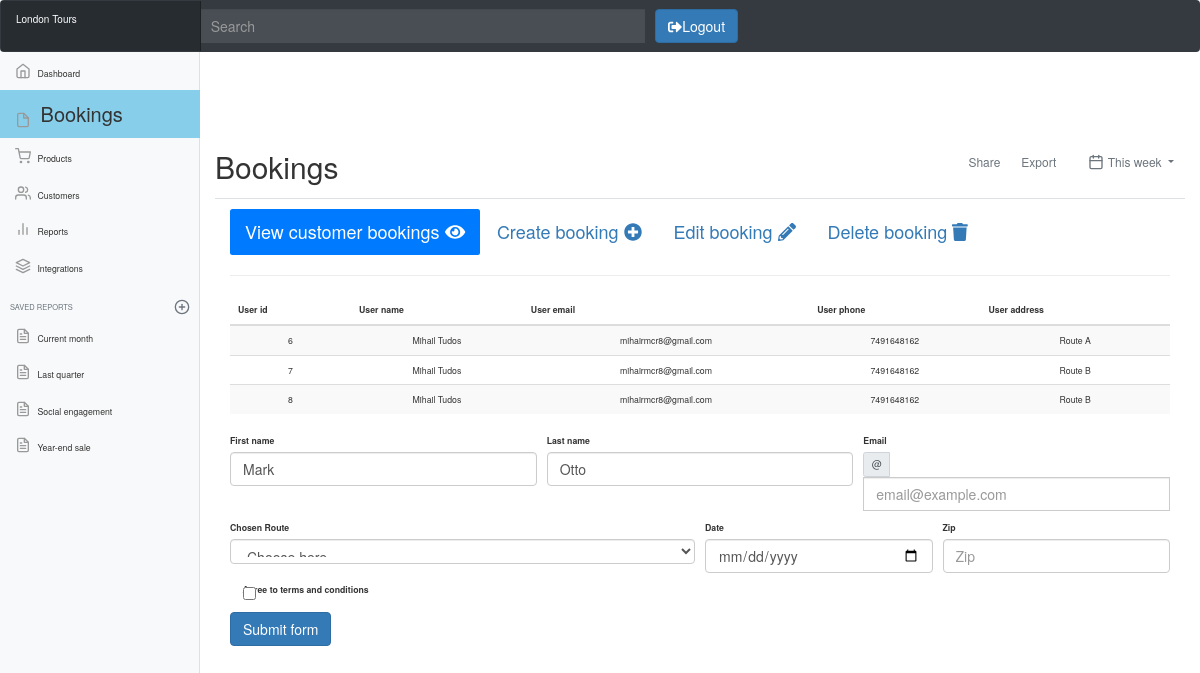
Page /admin/bookings.php on the committed database.
### tables this page shows
CREATE TABLE `_booked_guided_tours_` (
  `_id_` int(11) NOT NULL,
  `_tour_id_` int(11) NOT NULL,
  `_user_id_` int(11) NOT NULL,
  `_date_` date NOT NULL,
  `_number_of_tickets_` int(2) NOT NULL
);

CREATE TABLE `_users_` (
  `_user_id_` int(11) NOT NULL,
  `_user_first_name_` varchar(144) NOT NULL,
  `_user_last_name_` varchar(144) NOT NULL,
  `_user_email_` varchar(144) NOT NULL,
  `_user_phone_no_` varchar(56) NOT NULL,
  `_user_street_` varchar(255) NOT NULL,
  `_user_city_` varchar(56) NOT NULL,
  `_user_postcode_` varchar(56) NOT NULL,
  `_user_password_` varchar(255) NOT NULL
);

CREATE TABLE `_tours_` (
  `_id_` int(11) NOT NULL,
  `_title_` varchar(500) NOT NULL,
  `_short_description_` varchar(500) NOT NULL,
  `_full_description_` varchar(1500) NOT NULL,
  `_region_` varchar(30) NOT NULL,
  `_color_` varchar(30) NOT NULL,
  `_duration_` varchar(255) NOT NULL,
  `_frequency_` varchar(255) NOT NULL
);

### admin/bookings.php (the view, shortened to what this page needs)
<?php
  include 'navigation.php';
?>
    <main role="main" class="col-md-9 ml-sm-auto col-lg-10 px-4">
      <div class="d-flex justify-content-between flex-wrap flex-md-nowrap align-items-center pt-3 pb-2 mb-3 border-bottom">
        <h1 class="h2">Bookings</h1>
        <div class="btn-toolbar mb-2 mb-md-0">
          <div class="btn-group mr-2">
            <button type="button" class="btn btn-sm btn-outline-secondary">Share</button>
            <button type="button" class="btn btn-sm btn-outline-secondary">Export</button>
          </div>
          <button type="button" class="btn btn-sm btn-outline-secondary dropdown-toggle">
            <span data-feather="calendar"></span>
            This week
          </button>
        </div>
      </div>
      <div class="container-fluid">
      <ul class="nav nav-pills mb-3" id="pills-tab" role="tablist">
        <li class="nav-item">
          <a class="nav-link active submenu-font" id="pills-view-tab" data-toggle="pill" href="#pills-view" role="tab" aria-controls="pills-view" aria-selected="true">View customer bookings <i class="fas fa-eye"></i> </a>
        </li>
        <li class="nav-item">
          <a class="nav-link submenu-font" id="pills-create-tab" data-toggle="pill" href="#pills-create" role="tab" aria-controls="pills-create" aria-selected="true">Create booking <i class="fas fa-plus-circle"></i></a>
        </li>
        <li class="nav-item">
          <a class="nav-link submenu-font" id="pills-edit-tab" data-toggle="pill" href="#pills-edit" role="tab" aria-controls="pills-edit" aria-selected="false">Edit booking <i class="fas fa-pencil-alt"></i></a>
        </li>
        <li class="nav-item">
          <a class="nav-link submenu-font" id="pills-delete-tab" data-toggle="pill" href="#pills-delete" role="tab" aria-controls="pills-delete" aria-selected="false">Delete booking <i class="fas fa-trash"></i></a>
        </li>
      </ul>
      <hr>
<div class="tab-content" id="pills-tabContent">
  <div class="tab-pane fade show active" id="pills-view" role="tabpanel" aria-labelledby="pills-view-tab">
  <div class="table-responsive">
        <table class="table table-striped table-sm text-center">
          <thead>
            <tr>
              <th>User id</th>
              <th>User name</th>
              <th>User email</th>
              <th>User phone</th>
              <th>User address</th>
            </tr>
          </thead>
          <tbody>
          <?php
            include '../includes/db_inc.php';
        $query = "SELECT b._id_ , CONCAT(u._user_first_name_, ' ', u._user_last_name_ ) as 'user name', u._user_email_ , u._user_phone_no_ , t._title_ FROM _booked_guided_tours_ b INNER JOIN _users_ u on b._user_id_ = u._user_id_ INNER JOIN _tours_ t on b._tour_id_ = t._id_ ";
        $results = mysqli_query($connection, $query);
        $queryResults = mysqli_num_rows($results);
        if($queryResults > 0){
        while($row = mysqli_fetch_assoc($results)){
          echo '<tr>
            <td>'.$row['_id_'].'</td>
            <td>'.$row['user name'].'</td>
            <td>'.$row['_user_email_'].'</td>
            <td>'.$row['_user_phone_no_'].'</td>
            <td>'.$row['_title_'].'</td>
            </tr>';
          }
        } else {
          echo '<h4>no registred users found</h4>';
        }
          ?>
          </tbody>
        </table>
      </div>
  </div>
  <div class="tab-pane fade show" id="pills-create" role="tabpanel" aria-labelledby="pills-create-tab">
    <form class="needs-validation" novalidate>
    <div class="form-row">
      <div class="col-md-4 mb-3">
        <label for="validationCustom01">First name</label>
        <input type="text" class="form-control" id="validationCustom01" placeholder="First name" value="Mark" required>
      </div>
      <div class="col-md-4 mb-3">
        <label for="validationCustom02">Last name</label>
        <input type="text" class="form-control" id="validationCustom02" placeholder="Last name" value="Otto" required>
      </div>
      <div class="col-md-4 mb-3">
        <label for="validationCustomUsername">Email</label>
        <div class="input-group">
          <div class="input-group-prepend">
            <span class="input-group-text" id="inputGroupPrepend">@</span>
          </div>
          <input type="email" class="form-control" id="validationCustomUsername" placeholder="email@example.com" aria-describedby="inputGroupPrepend" required>
        </div>
      </div>
    </div>
    <div class="form-row">
      <div class="col-md-6 mb-3">
        <label for="validationCustom03">Chosen Route</label>
        <select name="tour" class="form-control">
          <option value="" selected disabled hidden>Choose here</option>
								</select>
      </div>
      <div class="col-md-3 mb-3">
        <label for="validationCustom04">Date</label>
        <input type="date" class="form-control" id="validationCustom04" placeholder="State" required>
      </div>
      <div class="col-md-3 mb-3">
        <label for="validationCustom05">Zip</label>
        <input type="text" class="form-control" id="validationCustom05" placeholder="Zip" required>
      </div>
    </div>
    <div class="form-group">
      <div class="form-check">
        <input class="form-check-input" type="checkbox" value="" id="invalidCheck" required>
        <label class="form-check-label" for="invalidCheck">
          Agree to terms and conditions
        </label>
      </div>
    </div>
    <button class="btn btn-primary" type="submit">Submit form</button>
  </form>
  </div>
</div>
      </div>
    </main>
  </div>
</div>
<?php
  include 'footer.php'
?>

### admin/css/style.css (style rules this page uses)
body { font-size: .875rem; }
.feather { width: 16px; height: 16px; vertical-align: text-bottom; }
.submenu-font { font-size: 18px; }
[role="main"] { padding-top: 133px; }
@media (min-width: 768px) { [role="main"] { padding-top: 48px; } }

### rows in the picture
_booked_guided_tours_: _id_ "6", user "Mihail Tudos", _user_id_._user_email_ "mihairmcr8@gmail.com", _user_id_._user_phone_no_ "7491648162", _tour_id_._title_ "Route A"
_booked_guided_tours_: _id_ "7", user "Mihail Tudos", _user_id_._user_email_ "mihairmcr8@gmail.com", _user_id_._user_phone_no_ "7491648162", _tour_id_._title_ "Route B"
_booked_guided_tours_: _id_ "8", user "Mihail Tudos", _user_id_._user_email_ "mihairmcr8@gmail.com", _user_id_._user_phone_no_ "7491648162", _tour_id_._title_ "Route B"
